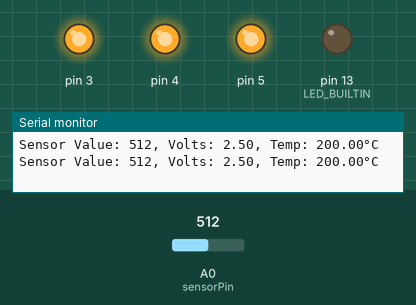
The sketch below on a simulated Arduino Uno, built with avr-gcc and run on an emulated ATmega328P. Shown: output pins drawn as LEDs (lit = HIGH), the last lines printed to the serial monitor. Dashed ring = blinking. Inputs (shaded band) come from the test bench; at power-on: A0 (sensorPin) = 512.

Above: at 2.9 s.
3.0 s: A0 (sensorPin) set to 122
At 6.3 s:
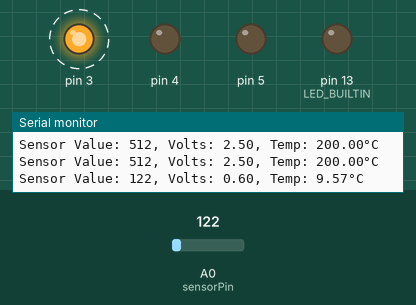
9.2 s: A0 (sensorPin) set to 306
At 10.1 s:
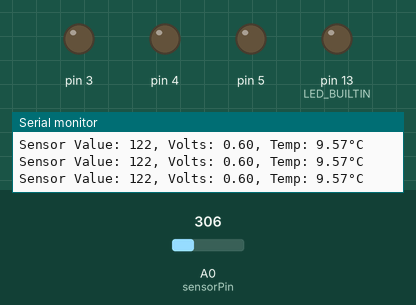
15.4 s: A0 (sensorPin) set to 0
At 16.4 s:
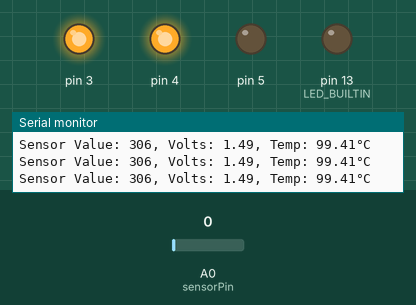
Timing chart, 0 to 27.6 s (numbered marks = the images above; inputs shaded):
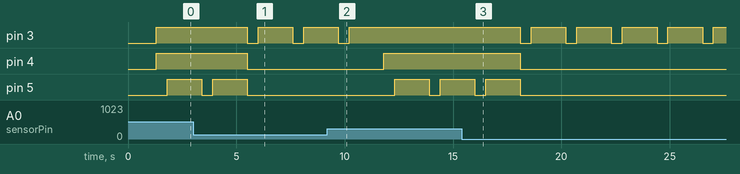

Measured:
- after the input at 3.0 s, pin 3: alternates HIGH for 1.6 s and LOW for 0.50 s, starting after 2.5 s; pin 4: HIGH → LOW after 2.5 s; pin 5: goes on until 5.5 s, then stays LOW
- after the input at 9.2 s, pin 3: goes on until 10.2 s, then stays HIGH; pin 4: LOW → HIGH after 2.6 s; pin 5: LOW → HIGH after 3.1 s, → LOW 1.6 s later, → HIGH 0.50 s later
- after the input at 15.4 s, pin 3: alternates HIGH for 1.6 s and LOW for 0.50 s, starting after 2.7 s; pin 4: HIGH → LOW after 2.7 s; pin 5: goes on until 18.1 s, then stays LOW

The sketch:

tempsensor01.ino
```cpp
const int sensorPin = A0;
const float basetemp = 20.0;
// without const basetemp 4,358 bytes flash and 234 bytes ram

void setup() {
  Serial.begin(9600);
  pinMode(LED_BUILTIN, OUTPUT);
  for(int pinNumber = 3; pinNumber<6; pinNumber++){
    pinMode(pinNumber, OUTPUT);
    digitalWrite(pinNumber, LOW);
  }
}

void loop() {
 digitalWrite(LED_BUILTIN, LOW);

 int sensorValue = analogRead(sensorPin);
 Serial.print("Sensor Value: ");
 Serial.print(sensorValue);

 float sensorVolts = sensorValue/1024.0 * 5;
 Serial.print(", Volts: ");
 Serial.print(sensorVolts);

 float tempValue1 = (sensorVolts - 0.5) * 100;
 delay(50);
 float tempValue2 = (sensorVolts - 0.5) * 100;
 delay(50);
 float temp = (tempValue1 + tempValue2) / 2;
 Serial.print(", Temp: ");
 Serial.print(temp);
 Serial.println("°C");

 if (temp < basetemp) {
  delay(1200);
  digitalWrite(3, LOW);
  digitalWrite(4, LOW);
  digitalWrite(5, LOW);
  delay(500);
  digitalWrite(3, HIGH);
  delay(300);
 } else if(temp >= basetemp && temp < basetemp +2) {
  delay(2000);
  digitalWrite(3, HIGH);
  digitalWrite(4, LOW);
  digitalWrite(5, LOW);
 } else if(temp >= basetemp +2 && temp < basetemp +4) {
  delay(2000);
  digitalWrite(3, HIGH);
  digitalWrite(4, HIGH);
  digitalWrite(5, LOW);
 } else if(temp >= basetemp +4 && temp < basetemp +6) {
  delay(2000);
  digitalWrite(3, HIGH);
  digitalWrite(4, HIGH);
  digitalWrite(5, HIGH);
 } else if(temp >= basetemp +6) {
  delay(1200);
  digitalWrite(3, HIGH);
  digitalWrite(4, HIGH);
  digitalWrite(5, LOW);
  delay(500);
  digitalWrite(5, HIGH);
  delay(300);
 }
}
```
